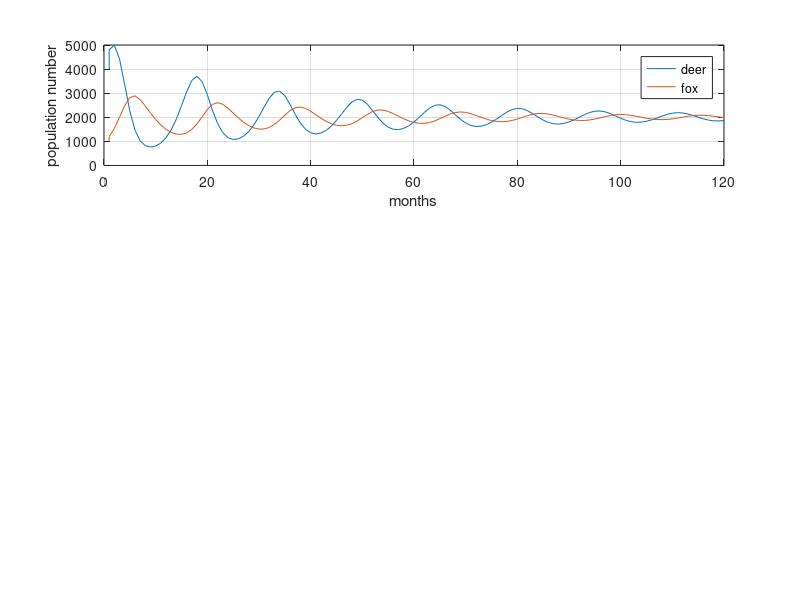

This figure's MATLAB source: (Note: this script raises an error after producing the figure.)
%Task 1

% duration
months = 120;
% schrittweite der diskretisierung? 
h = 0.1; 
% resource capacity
M = 10000;


% deer growth
alpha = 0.001;
% fox decreasing 
gamma = 2;
% deer reduction
beta = 0.003;
% fresh meat increase
delta = 0.001;

% deer
x0 = 4000;
% fox
y0 = 1000; 

%1. := index
%2. := x
%3. := y
result= zeros(3,months+1);
result(1,1)=1;
result(2,1)=x0;
result(3,1)=y0;
figure
for i=2:months+1
    
    result(1,i)=i-1;
    %xn-1
    x = result(2,i-1);
    %yn-1
    y = result(3,i-1);
    
    %difference equation for x
    x_new = x + h * (x * alpha * (M - x - y) - x * y * beta);
    x_new = round(x_new);
    %difference equation for y
    y_new = y + h * (y * (delta * x - gamma));
    y_new = round(y_new);
        
    result(2,i)= x_new;
    result(3,i)= y_new;
    
end
subplot(3,1,1)
plot(result(1,:), result(2,:), result(1,:), result(3,:));
legend('deer','fox');
grid on;
ylabel('population number');
xlabel('months');


%Task 2

rows = 70;
col = 200;
k=1;
p1= 0.01;
p2= 0.8;
p3= 0.01;

result_ca= zeros(3,months);
result_ca(1,1)=1;
result_ca(2,1)=x0;
result_ca(3,1)=y0;

%init a matix of rows*col cells with x0 deers and y0 foxes at random
%positions
% 0 ... empty
% 1 ... deer
% 2 ... fox
N = rows*col;
random_positions = randperm(N, y0 + x0);
init_values = zeros(1,N);
for i=1:(y0+x0)
    if i<=x0
        init_values(random_positions(i))=1;
    else
        init_values(random_positions(i))=2;
    end
   
end
ca = vec2mat(init_values, col);

 

%simulation of ca
for m=1:months
    tmp=ca;
    for i=1:rows
        for j=1:col
            
            %if cell is empty
            if ca(i,j) == 0
                
                neighbour = getRandomNeighbour(ca,k,i,j);
                
                %check if neighbour is prey
                if neighbour == 1
                    
                    %if rand <= p1 empty cell is prey
                    if rand()<= p1
                        tmp(i,j) = 1;
                    end
                end
                
            %if cell is prey    
            elseif ca(i,j) == 1
             neighbour = getRandomNeighbour(ca,k,i,j);
                
                %check if neighbour is predator
                if neighbour == 2
                    
                    %if rand <= p2 empty cell is predator
                    if rand()<= p2
                        tmp(i,j) = 2;
                    end
                end
                
            %if cell is predator
            elseif ca(i,j) == 2
                
                %if rand <= p3 predator is dying
                if rand() <= p3
                    tmp(i,j) = 0;
                end
            end
   
        end
    end
    ca=tmp;
    
    subplot(3,1,2)
    hold on;
    spy(ca==0, 'w');
    spy(ca==2,'r');
    spy(ca==1,'g');
    hold off;
    drawnow
    
    result_ca(1,m)=m;
    result_ca(2,m)= sum(sum(ca==1));
    result_ca(3,m)= sum(sum(ca==2));
    
end
% add plot of aggregated ca
subplot(3,1,3)
plot(result_ca(1,:), result_ca(2,:), result_ca(1,:), result_ca(3,:));
legend('deer','fox')

%return random neighbour 
function neighbour = getRandomNeighbour(ca,k,x,y)
neighbours= [];
rows=size(ca,1);
col=size(ca,2);
for i=(x-k):(x+k)
    for j= (y-k):(y+k)
        if i>0 && i<=rows && j>0 && j<=col 
          neighbours = [neighbours;ca(i,j)];  
        end
    end
end

neighbour = neighbours(randperm(numel(neighbours),1));
end

